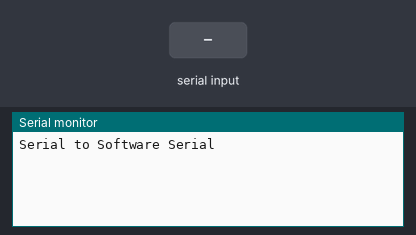
The sketch below on a simulated Arduino Uno, built with avr-gcc and run on an emulated ATmega328P. On the bench: the last lines printed to the serial monitor. The test bench sets the inputs (shaded band).

Above: at 1.2 s.
1.3 s: "1" received over the second serial link
At 1.8 s:
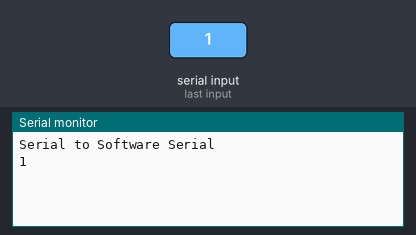
2.8 s: "0" received over the second serial link
At 4.2 s:
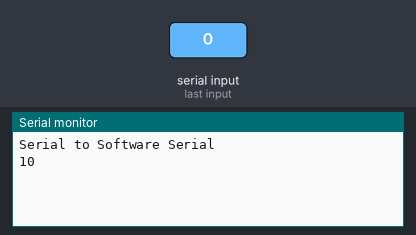

The sketch:

HC06Bluetooth.ino
```cpp
/*
  Copy SW serial to serial
  Connect HC06 board to pins 2 RX 3 TX
  VCC to 5V, gnd to gnd
*/
#include <SoftwareSerial.h>
SoftwareSerial mySerial(2, 3); // RX, TX
void setup()
{
  Serial.begin(9600);
  Serial.println("Serial to Software Serial");
  mySerial.begin(9600);
}
void loop()
{
  // send data only when you receive data:
   if (Serial.available() > 0)
  {
    mySerial.write(Serial.read());
  }
  if (mySerial.available() > 0)
  {
    Serial.write(mySerial.read());
  }
}
```

Measured:
- after the input at 1.3 s, the serial monitor: prints a new line at once (image 1)
- after the input at 2.8 s, the serial monitor: prints a new line at once (image 2)
